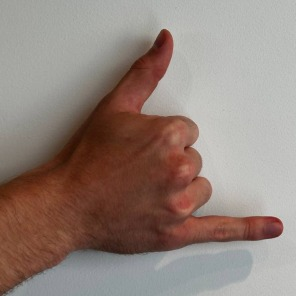
#> input picture FaceHandTrack/onnx/tests/hand_images/call.jpg, 296 x 296 px; its folder holds 6 pictures in this run
$ python make_test_frames.py
#> lines starting #> are read from the running program, lines starting #| are printed output that depends on the picture
#!/usr/bin/env python3
"""Writes the images the Mac app's self-test runs on (lossless PNG):
    hand_canvases/   the 24 labelled hand photos on a 640x480 grey canvas (as tests/test_gestures.py)
    sequence/        40 frames: a face clip with a hand photo pasted in, moving and changing pose
                     (open palm -> victory), as tests/test_engine.py
    faces/           the first 30 frames of a group clip (several faces)

    python make_test_frames.py --onnx ../../onnx --clips ../../../FaceTrack_v1_iOS/conversion/eval
"""
import argparse
import glob
import os
import sys

import cv2
import numpy as np

HERE = os.path.dirname(os.path.abspath(__file__))


def main():
    ap = argparse.ArgumentParser()
    ap.add_argument("--onnx", default=os.path.join(HERE, "..", "..", "onnx"))
    ap.add_argument("--clips", default=os.path.join(HERE, "..", "..", "..", "FaceTrack_v1_iOS", "conversion", "eval"))
    args = ap.parse_args()
    sys.path.insert(0, os.path.join(args.onnx, "tests"))
    from test_engine import paste  # noqa: E402

    hand_dir = os.path.join(args.onnx, "tests", "hand_images")
    out = os.path.join(HERE, "hand_canvases")
    os.makedirs(out, exist_ok=True)
    for f in sorted(glob.glob(os.path.join(hand_dir, "*.jpg"))):
        tile = cv2.imread(f)
#> tile is the input picture: shape (296, 296, 3); mean B, G, R 123, 130.8, 147.2
        canvas = np.full((480, 640, 3), 200, np.uint8)
        canvas[90:90 + tile.shape[0], 170:170 + tile.shape[1]] = tile
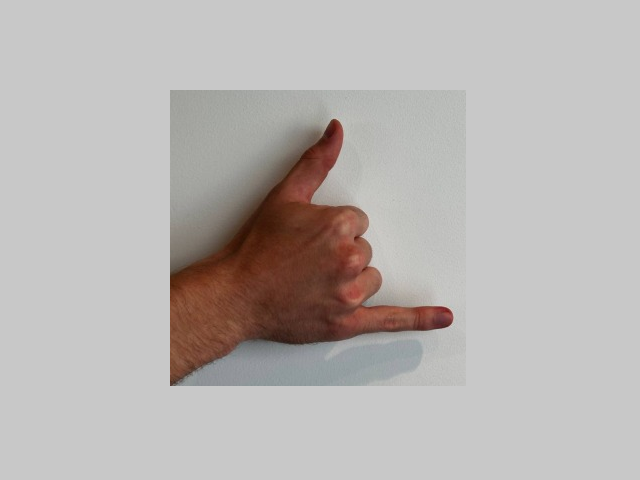
#> canvas: shape (480, 640, 3); mean B, G, R 178, 180.3, 184.9
        cv2.imwrite(os.path.join(out, os.path.basename(f)[:-4] + ".png"), canvas)
#> pass 2 of the loop in main, `for f in sorted(glob.glob(os.path.join(hand_dir, "*.jpg"))):`:
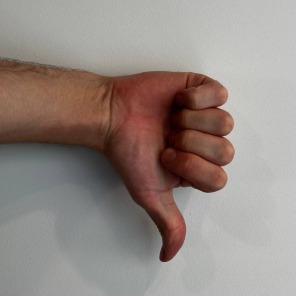
#> input picture FaceHandTrack/onnx/tests/hand_images/dislike.jpg, 296 x 296 px
#> in main, tile is the input picture: shape (296, 296, 3); mean B, G, R 131.9, 137.5, 149
#> in main, `canvas[90:90 + tile.shape[0], 170:170 + tile.shape[1]] = tile`:
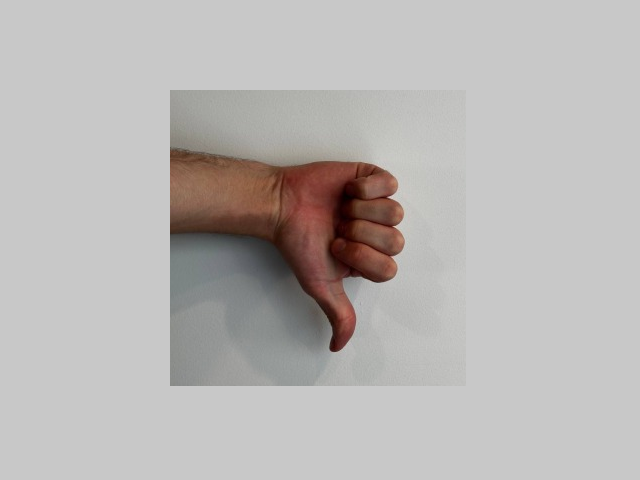
#> canvas: shape (480, 640, 3); mean B, G, R 180.6, 182.2, 185.5
#> pass 3 of the loop in main, `for f in sorted(glob.glob(os.path.join(hand_dir, "*.jpg"))):`:
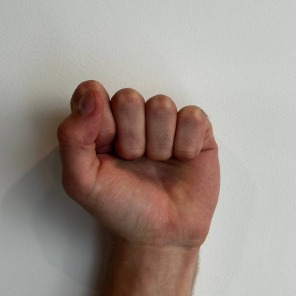
#> input picture FaceHandTrack/onnx/tests/hand_images/fist.jpg, 296 x 296 px
#> in main, tile is the input picture: shape (296, 296, 3); mean B, G, R 138.9, 146.2, 158.6
#> in main, `canvas[90:90 + tile.shape[0], 170:170 + tile.shape[1]] = tile`:
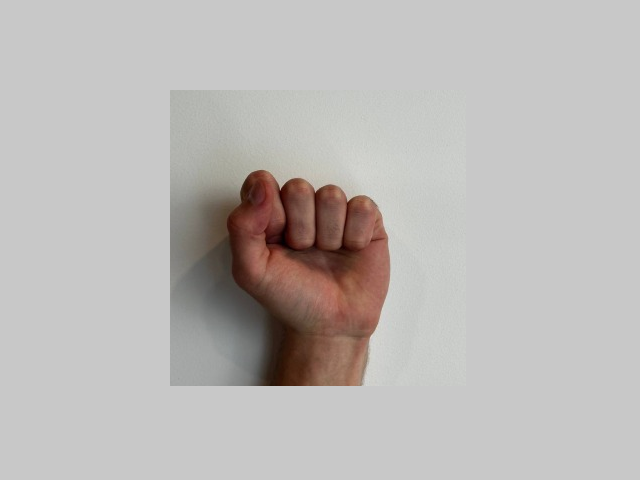
#> canvas: shape (480, 640, 3); mean B, G, R 182.6, 184.6, 188.2
#> the loop made 6 passes; the first 3 are shown

    files = sorted(glob.glob(os.path.join(args.clips, "clip_selfie", "*.jpg")))
#> (the run stopped early here; a loop or call above may not have finished)
